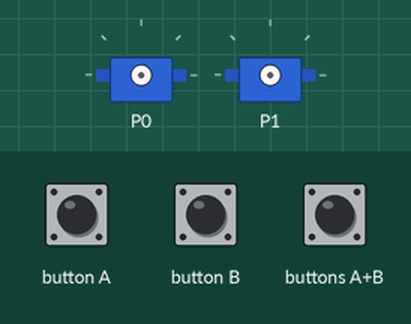
The program below on a simulated BBC micro:bit (MakeCode). Shown: 2 × servo. The test bench sets the inputs (shaded band).

Above: at 1.2 s.
1.3 s: button A pressed for 0.15 s
At 3.1 s:
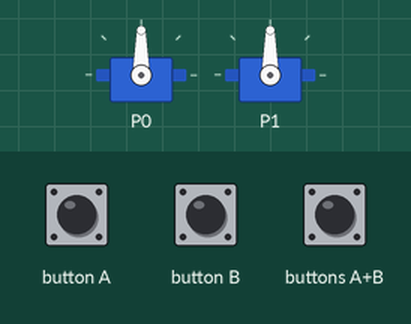
3.4 s: button B pressed for 0.15 s
At 3.9 s:
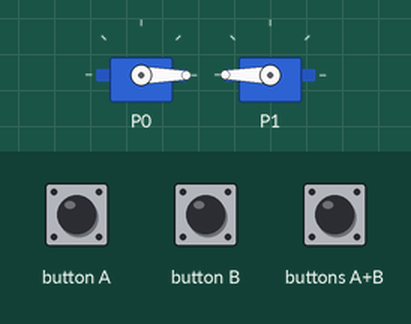
5.5 s: buttons A+B pressed for 0.15 s
At 5.82 s:
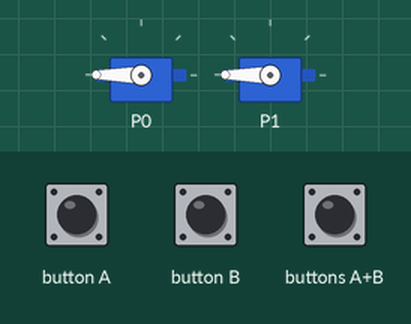
7.5 s: buttons A+B pressed for 1 s
At 8.67 s:
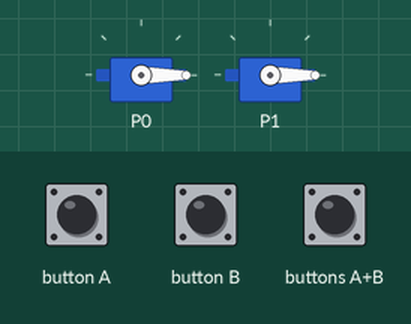
Timing chart, 0 to 10.5 s (numbered marks = the images above; inputs shaded):
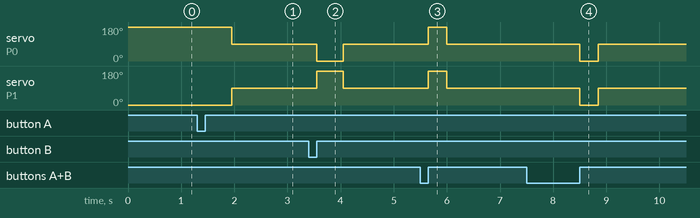

The program:

main.ts
```typescript
input.onButtonPressed(Button.A, function () {
    pins.servoWritePin(AnalogPin.P0, 180)
    pins.servoWritePin(AnalogPin.P1, 0)
    basic.pause(500)
    pins.servoWritePin(AnalogPin.P0, 90)
    pins.servoWritePin(AnalogPin.P1, 90)
})
input.onButtonPressed(Button.AB, function () {
    if (turnRight) {
        // Turn Right 90 degrees
        pins.servoWritePin(AnalogPin.P0, 180)
        pins.servoWritePin(AnalogPin.P1, 180)
        basic.pause(350)
        turnRight = false
    } else {
        // Turn Left 90 degrees
        pins.servoWritePin(AnalogPin.P0, 0)
        pins.servoWritePin(AnalogPin.P1, 0)
        basic.pause(350)
        turnRight = true
    }
    // Stop both servos after turning
    pins.servoWritePin(AnalogPin.P0, 90)
    pins.servoWritePin(AnalogPin.P1, 90)
})
// Move Backward 10 cm
input.onButtonPressed(Button.B, function () {
    pins.servoWritePin(AnalogPin.P0, 0)
    pins.servoWritePin(AnalogPin.P1, 180)
    basic.pause(500)
    pins.servoWritePin(AnalogPin.P0, 90)
    pins.servoWritePin(AnalogPin.P1, 90)
})
let turnRight = false
turnRight = true
```

test.ts
```typescript
// tests go here; this will not be compiled when this package is used as an extension.
```

Measured:
- after the input at 1.3 s, servo on P0: 180° → 90° after 0.65 s; servo on P1: 0° → 90° after 0.65 s
- after the input at 3.4 s, servo on P0: 90° → 0° after 0.15 s, → 90° 0.50 s later; servo on P1: 90° → 180° after 0.15 s, → 90° 0.50 s later
- after the input at 5.5 s, servo on P0, servo on P1: 90° → 180° after 0.15 s, → 90° 0.35 s later
- after the input at 7.5 s, servo on P0, servo on P1: 90° → 0° after 1.0 s, → 90° 0.35 s later
